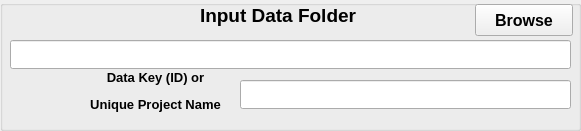
  <widget class="QGroupBox" name="groupBoxOutput">
   <property name="geometry">
    <rect>
     <x>15</x>
     <y>20</y>
     <width>581</width>
     <height>131</height>
    </rect>
   </property>
   <property name="title">
    <string/>
   </property>
   <widget class="QLabel" name="textLabel2">
    <property name="geometry">
     <rect>
      <x>200</x>
      <y>0</y>
      <width>171</width>
      <height>31</height>
     </rect>
    </property>
    <property name="font">
     <font>
      <pointsize>14</pointsize>
      <weight>75</weight>
      <bold>true</bold>
     </font>
    </property>
    <property name="text">
     <string>Input Data Folder</string>
    </property>
   </widget>
   <widget class="QPushButton" name="pushButtonInputDataFolder">
    <property name="geometry">
     <rect>
      <x>475</x>
      <y>4</y>
      <width>98</width>
      <height>32</height>
     </rect>
    </property>
    <property name="font">
     <font>
      <pointsize>12</pointsize>
      <weight>75</weight>
      <bold>true</bold>
     </font>
    </property>
    <property name="text">
     <string>Browse</string>
    </property>
    <property name="autoDefault">
     <bool>false</bool>
    </property>
   </widget>
   <widget class="QLineEdit" name="lineEditInputDataFolder">
    <property name="geometry">
     <rect>
      <x>10</x>
      <y>40</y>
      <width>561</width>
      <height>29</height>
     </rect>
    </property>
    <property name="font">
     <font>
      <pointsize>11</pointsize>
      <weight>75</weight>
      <bold>true</bold>
     </font>
    </property>
   </widget>
   <widget class="QLineEdit" name="lineEditDataKey">
    <property name="geometry">
     <rect>
      <x>240</x>
      <y>80</y>
      <width>331</width>
      <height>29</height>
     </rect>
    </property>
    <property name="font">
     <font>
      <pointsize>11</pointsize>
      <weight>75</weight>
      <bold>true</bold>
     </font>
    </property>
   </widget>
   <widget class="QLabel" name="textLabel2_2">
    <property name="geometry">
     <rect>
      <x>90</x>
      <y>70</y>
      <width>131</width>
      <height>81</height>
     </rect>
    </property>
    <property name="font">
     <font>
      <pointsize>12</pointsize>
      <weight>75</weight>
      <bold>true</bold>
     </font>
    </property>
    <property name="text">
     <string>&lt;html&gt;&lt;head/&gt;&lt;body&gt;&lt;p align=&quot;center&quot;&gt;&lt;span style=&quot; font-size:10pt;&quot;&gt;Data Key (ID) or&lt;/span&gt;&lt;/p&gt;&lt;p align=&quot;center&quot;&gt;&lt;span style=&quot; font-size:10pt;&quot;&gt;Unique Project Name&lt;/span&gt;&lt;/p&gt;&lt;p align=&quot;center&quot;&gt;&lt;br/&gt;&lt;/p&gt;&lt;/body&gt;&lt;/html&gt;</string>
    </property>
   </widget>
  </widget>
